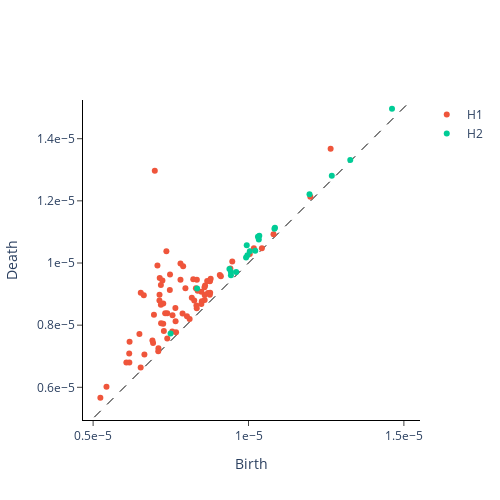

Notebook code cell kept with this figure:
### Code cell
channel_diagram_plot = gtda.plotting.plot_diagram(channel_diagrams[print_obj])
display(channel_diagram_plot)
channel_diagram_plot.write_image(file = f"{subj}/{exp}/channel_diagram.svg", format = "svg")
